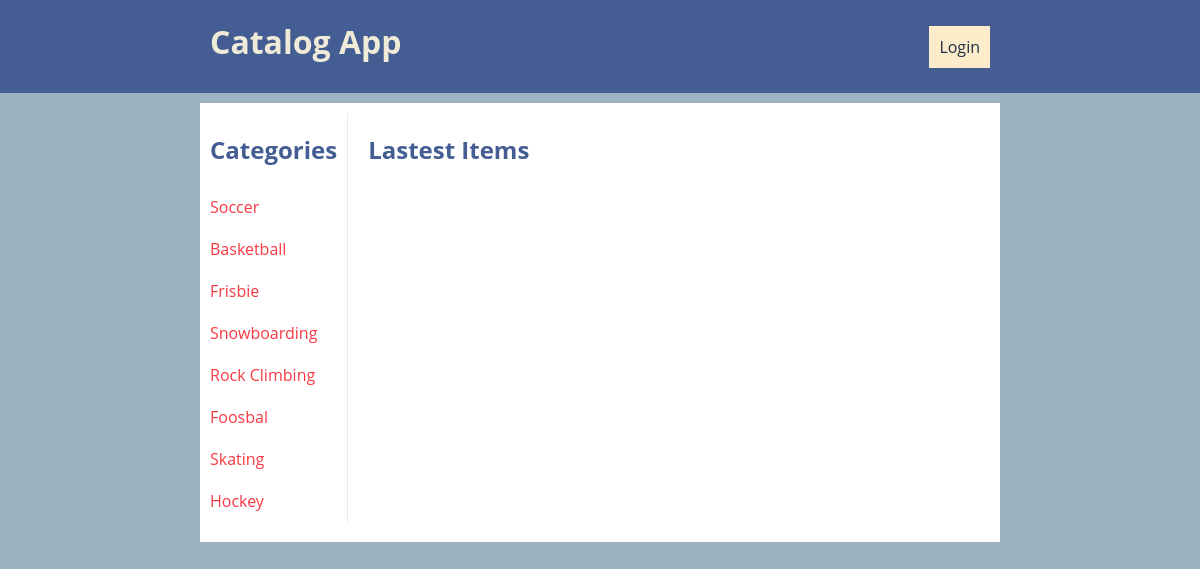
The app's page /catalog/, older data.
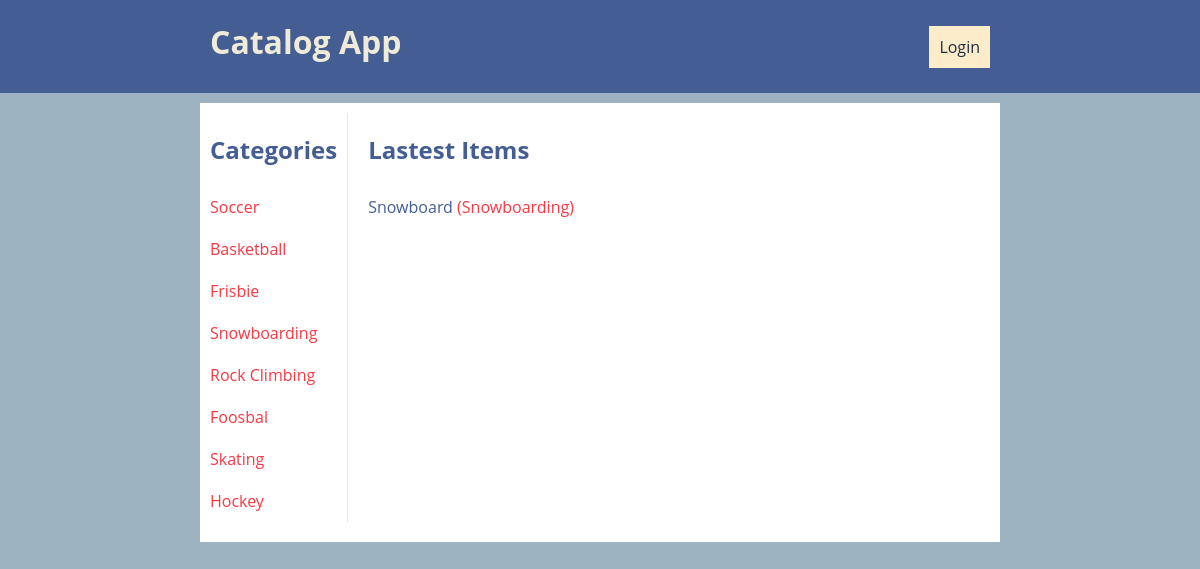
The same page, newer data.
### data/database_setup.py (models this page shows, shortened)
class Category(Base):
    __tablename__ = 'category'
    id = Column(Integer, primary_key=True)
    name = Column(String(80), nullable=False)
    items = relationship('CatalogItem')

class CatalogItem(Base):
    __tablename__ = 'catalog_item'
    id = Column(Integer, primary_key=True)
    title = Column(String(20), nullable=False)
    description = Column(String(300), nullable=False)
    date = Column(DateTime, nullable=False)
    user_id = Column(Integer(), ForeignKey('user.id'))
    User = relationship(User)
    category_id = Column(Integer(), ForeignKey('category.id'))
    category = relationship(Category)
    catalog_image_id = Column(Integer(), ForeignKey('catalog_image.id'))
    image = relationship(
        CatalogImage, cascade="all, delete-orphan", single_parent=True)

### controllers/catalog_controller.py (the view)
@catalog_controller.route('/')
def show_catalog():
    category_dao = CategoryDao()
    item_dao = CatalogItemDao()
    lastedItems = item_dao.get_lasteds()
    categories = category_dao.get_all()
    return render_template('catalog.html',
                           categories=categories,
                           lastedItems=lastedItems)

### application.py (called while the page is built)
@app.context_processor
def utility_processor():
    def user_is_logged():
        return is_logged()
    def get_welcome_user():
        return get_user_name()
    return dict(user_is_logged=user_is_logged,
                get_welcome_user=get_welcome_user)

### controllers/auth_controller.py (called while the page is built)
def is_logged():
    return 'username' in login_session

### data/data_access.py (called while the page is built)
    def __init_session__(self):
        Base.metadata.bind = engine
        DBSession = sessionmaker(bind=engine)
        self.session = DBSession()

    def get_all(self):
        return self.session. \
            query(Category). \
            all()

    def count(self):
        return self.session. \
            query(func.count(Category.id)). \
            one()[0]

    def get_lasteds(self):
        num_categories = CategoryDao().count()
        return self.session.query(CatalogItem). \
            order_by(desc(CatalogItem.id)). \
            limit(num_categories). \
            all()

### templates/catalog.html (shortened to what this page needs)
{% extends "template.html" %}
{% block body %}
<div class="center-container content lists">
    <aside class="categories" role="listitem">
        <h1 class="category-title">Categories</h1>
        <nav class="category items-container">
            {% for category in categories %}
            <a class="item category" href="/catalog/{{ category.name }}/items">{{ category.name }}</a>
            {% endfor %}
        </nav>
    </aside>
    <section role="listitem">
        <h1>Lastest Items</h1>
        <div class="items-container">
            {% for item in lastedItems %}
            <a class="item" href="/catalog/{{ item.category.name }}/{{ item.title }}">
                {{ item.title }} <span class="category">({{ item.category.name }})</span>
            </a>
            {% endfor %}
        </div>
    </section>
</div>
{% endblock %}

### templates/template.html (shortened to what this page needs)
<!DOCTYPE html>
<html lang="en">
<head>
    <link rel="stylesheet" href="https://use.fontawesome.com/releases/v5.5.0/css/all.css"
>
    <link rel="stylesheet" href="{{url_for('static', filename='styles/site.css')}}">
</head>
<body>
    <div class="main-container">
        <header role="heading">
            <div class="center-container header-container">
                <div class="brand-container">
                    <a class="brand" href="{{ url_for('catalog.show_catalog') }}">
                        Catalog App
                    </a>
                </div>
                <nav>
                    {% if user_is_logged() %}
                        <div class="logout-container">
                            <span class="user-name"> Welcome <strong>{{ get_welcome_user() }}</strong> :)</span>
                            <a class="button button-header" onclick="logout()">Logout</a>
                        </div>
                    {% else %}
                        <a class="button button-header" href="{{ url_for('auth_controller_pages.show_login') }}">Login</a>
                    {% endif %}
                </nav>
            </div>
        </header>
        <main>
            {% block body %}
            {% endblock %}
        </main>
    </div>
</body>
</html>

### static/styles/site.css (style rules this page uses)
html, body, main { width: 100%; height: 100%; }
html { box-sizing: border-box; }
*, *:before, *:after { box-sizing: inherit; }
body { font-family: 'Open Sans', sans-serif; font-size: 1em; margin: 0; background-color: #9EB3C2; }
div { word-wrap: break-word; }
h1 { color: #445E93; font-size: 1.5em; }
main { padding: 10px; }
a { text-decoration: none; }
.main-container { display: flex; flex-direction: column; max-width: 100%; }
.center-container { position: relative; display: flex; margin: 0 auto; padding: 10px; width: 100%; max-width: 800px; }
.content { background-color: #fff; padding: 10px; padding-bottom: 20px; }
.button { font-size: 1em; padding: 10px; cursor: pointer; border: none; }
.button-header { color: #1d2d44; background-color: #FCECC9; }
header, footer { background: #445E93; padding: 10px; color: #FCECC9; }
.header-container { display: flex; align-items: center; justify-content: space-between; width: 100%; padding: 10px; }
.brand-container { margin-bottom: 10px; }
.brand { font-size: 2em; color: #f0ebd8; font-weight: 700; }
.item { color: #445E93; text-overflow: ellipsis; word-wrap: break-word; padding: 6px 0; margin: 4px 0; }
.items-container { display: flex; flex-direction: column; }
.categories { margin-right: 20px; border-right: solid 1px #f0ebd8; padding-right: 10px; }
.category { color: #F93943; }

Row changes from the older to the newer data that the page shows:
added CatalogItem: title "Snowboard", category.name "Snowboarding"
